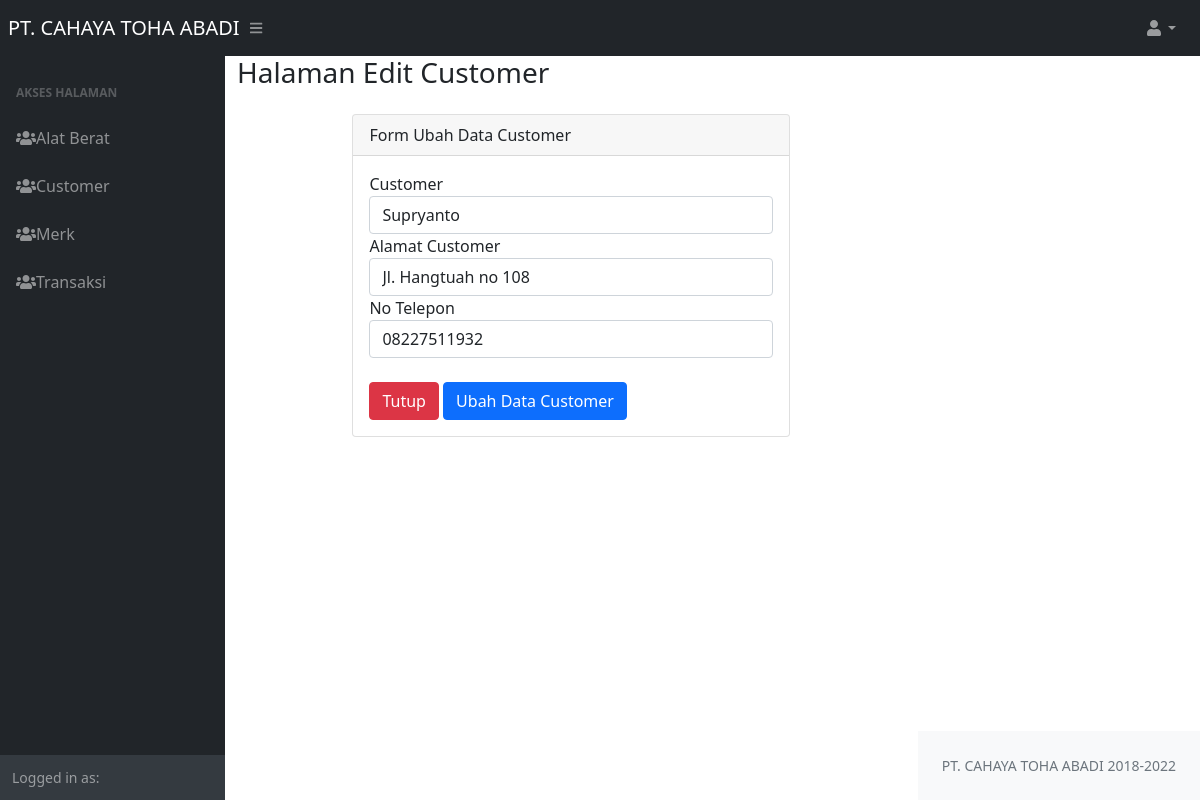
/Customer/edit/6, run on the app's committed database.
### tables this page shows
CREATE TABLE `customer` (
  `id` int(11) NOT NULL,
  `nama` varchar(100) NOT NULL,
  `alamat` varchar(100) NOT NULL,
  `telepon` varchar(14) NOT NULL
);

### application/controllers/Customer.php (called while the page is built, shortened)
<?php
class Customer extends CI_Controller
{
    public function __construct()
    {
        $this->load->model('Customer_model');
    }
    public function edit($id)
    {
        $data['judul'] = "Halaman Edit Customer";
        $data['user'] = $this->db->get_where('user', ['email' => $this->session->userdata('email')])->row_array();
        $data['customer'] = $this->Customer_model->getById($id);
        $this->form_validation->set_rules('nama', 'Customer', 'required', [
            'required' => 'Nama Wajib di isi'
        ]);
        $this->form_validation->set_rules('alamat', 'Alamat', 'required', [
            'required' => 'Alamat Wajib di isi'
        ]);
        $this->form_validation->set_rules('telepon', 'No Telepon', 'required|integer', [
            'required' => 'No Telepon Wajib di isi',
            'integer' => 'No Telepon harus Angka'
        ]);
        if ($this->form_validation->run() == false) {
            $this->load->view("layout/header", $data);
            $this->load->view("customer/vw_ubah_customer", $data);
            $this->load->view("layout/footer");
        }
    }
}

### index.php (called while the page is built, shortened)
<?php
require_once BASEPATH.'core/CodeIgniter.php';

### application/models/Customer_model.php (called while the page is built, shortened)
<?php
class Customer_model extends CI_Model
{
    public $table = 'customer';
    public $id = 'customer.id';
    public function getById($id)
    {
        $this->db->from($this->table);
        $this->db->where($this->id, $id);
        $query = $this->db->get();
        return $query->row_array();
    }
}

### application/views/customer/vw_ubah_customer.php (the view, shortened to what this page needs)
<div class="container-fluid">
    <h1 class="h3 mb-4 text-gray-800"><?php echo $judul; ?></h1>
    <div class="row justify-content-center">
        <div class="col-md-8 ">
            <div class="card">
                <div class="card-header justify-content-center">
                    Form Ubah Data Customer
                </div>
                <div class="card-body">
                    <form action="" method="POST" enctype="multipart/form-data">
                        <div class="form-group">
                            <label for="nama">Customer</label>
                            <input type="text" name="nama" value="<?= $customer['nama']; ?>" class="form-control" id="nama" placeholder="Customer">
                        </div>
                        <div class="form-group">
                            <label for="alamat">Alamat Customer</label>
                            <input type="text" name="alamat" value="<?= $customer['alamat']; ?>" class="form-control" id="alamat" placeholder="Alamat">
                        </div>
                        <div class="form-group">
                            <label for="telepon">No Telepon</label>
                            <input type="text" name="telepon" value="<?= $customer['telepon']; ?>" class="form-control" id="telepon" placeholder="No Telepon">
                        </div>
                        <br>
                        <a href="<?= base_url('Customer') ?>" class="btn btn-danger">Tutup</a>
                        <button type="submit" name="tambah" class="btn btn-primary float-right">Ubah Data
                            Customer</button>
                    </form>
                </div>
            </div>
        </div>
    </div>
</div>
</div>

### data on the page
customer: nama "Supryanto", alamat "Jl. Hangtuah no 108", telepon "08227511932"

### other printed values
$judul "Halaman Edit Customer"
